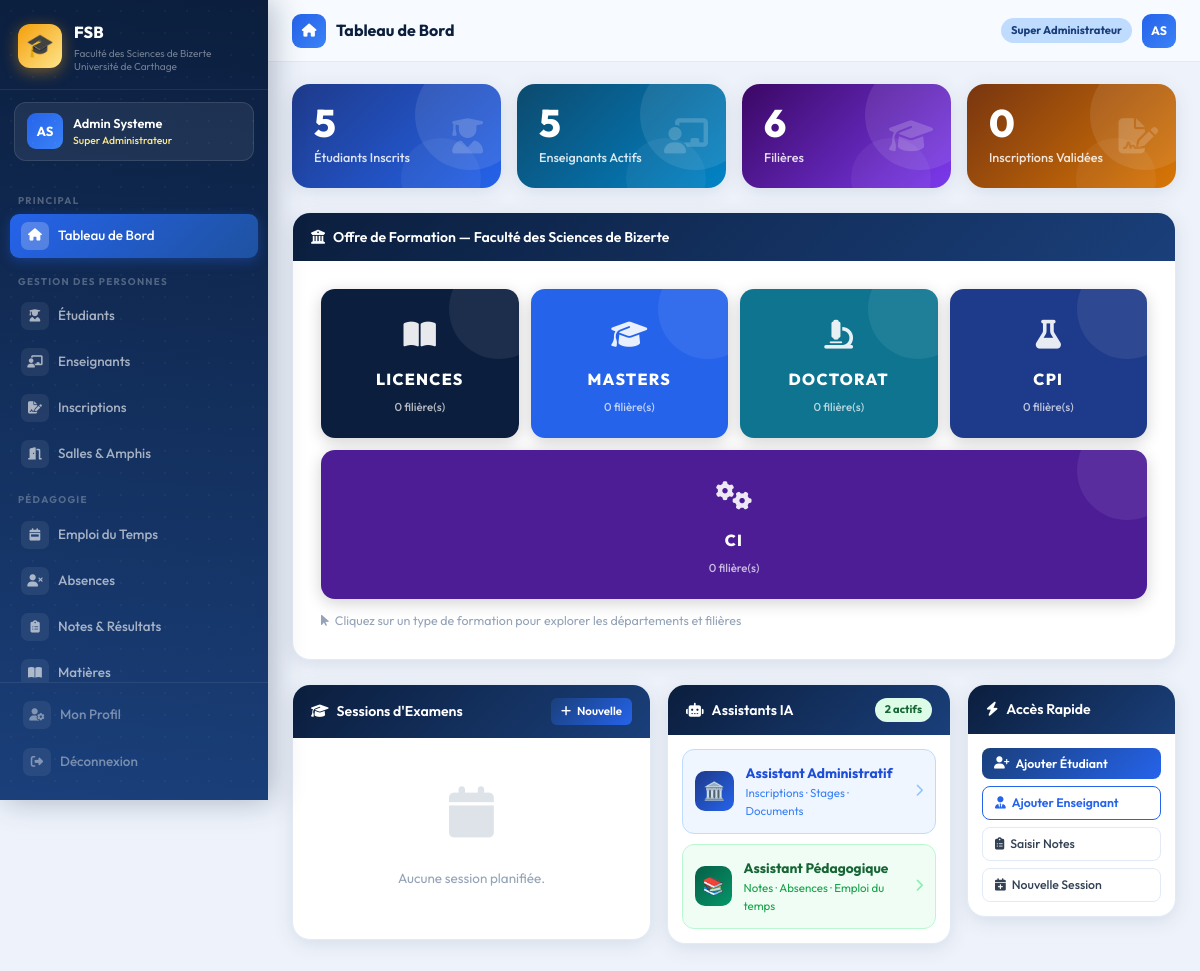
/dashboard/ (signed in), run on an earlier commit of the app's database.
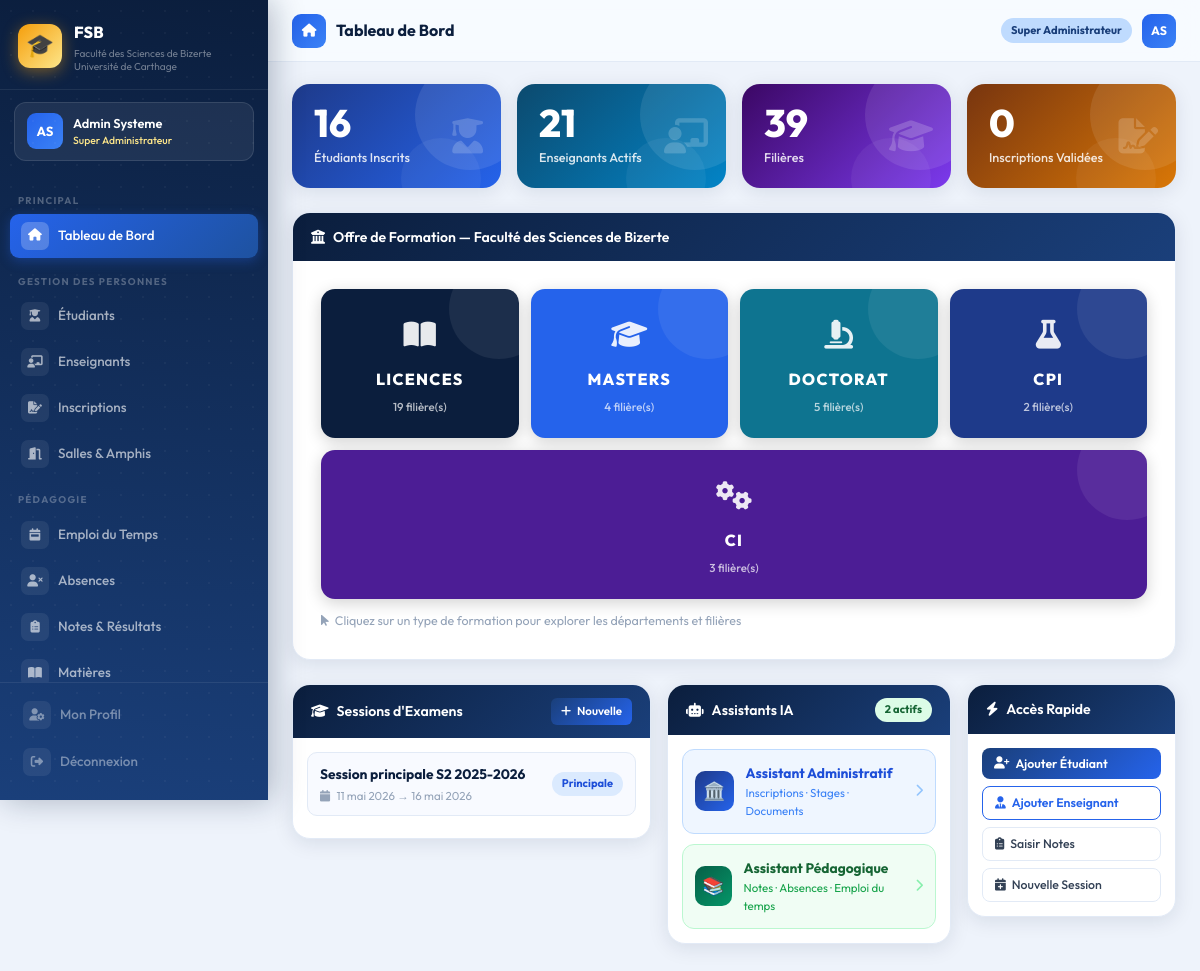
And on a later commit of the database.
### examens/models.py (models this page shows, shortened)
class SessionExamen(models.Model):
    TYPE_CHOICES = [
        ('principale', 'Principale'),
        ('rattrapage',  'Rattrapage'),
    ]
    nom                 = models.CharField(max_length=100)
    type_session        = models.CharField(max_length=15, choices=TYPE_CHOICES)
    annee_universitaire = models.CharField(max_length=9)
    semestre            = models.IntegerField(choices=[(1,'S1'),(2,'S2')])
    date_debut          = models.DateField()
    date_fin            = models.DateField()

### administration/views.py (the view)
# urls.py: path('', views.dashboard, name='dashboard'),
@login_required
def dashboard(request):
    from pedagogie.models import Note, Absence
    stats = {
        'nb_etudiants':    Etudiant.objects.filter(statut='inscrit').count(),
        'nb_enseignants':  Enseignant.objects.filter(actif=True).count(),
        'nb_filieres':     Filiere.objects.count(),
        'nb_inscriptions': Inscription.objects.filter(statut='valide').count(),
    }
    formations = {
        'licence':  Filiere.objects.filter(type_formation='licence').count(),
        'master':   Filiere.objects.filter(type_formation='master').count(),
        'doctorat': Filiere.objects.filter(type_formation='doctorat').count(),
        'cpi':      Filiere.objects.filter(type_formation='cpi').count(),
        'ci':       Filiere.objects.filter(type_formation='ci').count(),
    }
    sessions_recentes = SessionExamen.objects.order_by('-date_debut')[:3]
    return render(request, 'administration/dashboard.html', {
        'stats':      stats,
        'formations': formations,
        'sessions':   sessions_recentes,
    })

### accounts/models.py (called while the page is built)
    @property
    def is_super_admin(self):
        return self.role == 'super_admin'

### templates/administration/dashboard.html (shortened to what the changed rows need)
{% extends 'base.html' %}
{% load static %}
{% block content %}
<div class="row g-3 mb-4">
  <div class="col-xl-3 col-md-6 fu fu1">
    <div class="stat-card sc-blue">
      <div class="stat-num">{{ stats.nb_etudiants }}</div>
      <div class="stat-label">Étudiants Inscrits</div>
      <i class="fas fa-user-graduate stat-icon"></i>
    </div>
  </div>
  <div class="col-xl-3 col-md-6 fu fu2">
    <div class="stat-card sc-cyan">
      <div class="stat-num">{{ stats.nb_enseignants }}</div>
      <div class="stat-label">Enseignants Actifs</div>
      <i class="fas fa-chalkboard-teacher stat-icon"></i>
    </div>
  </div>
  <div class="col-xl-3 col-md-6 fu fu3">
    <div class="stat-card sc-violet">
      <div class="stat-num">{{ stats.nb_filieres }}</div>
      <div class="stat-label">Filières</div>
      <i class="fas fa-graduation-cap stat-icon"></i>
    </div>
  </div>
</div>
<div class="card-fsb fu fu1 mb-4">
  <div class="card-fsb-body" style="padding:28px">
    <div style="display:flex;flex-wrap:wrap;gap:12px;margin-bottom:8px">
      <a href="{% url 'administration:formation_detail' 'licence' %}"
        style="flex:1;min-width:160px;text-decoration:none">
        <div class="formation-btn" style="background:#0b1e3d">
          <div class="fb-icon"><i class="fas fa-book-open"></i></div>
          <div class="fb-label">LICENCES</div>
          <div class="fb-count">{{ formations.licence }} filière(s)</div>
        </div>
      </a>
      <a href="{% url 'administration:formation_detail' 'master' %}"
        style="flex:1;min-width:160px;text-decoration:none">
        <div class="formation-btn" style="background:#2563eb">
          <div class="fb-icon"><i class="fas fa-graduation-cap"></i></div>
          <div class="fb-label">MASTERS</div>
          <div class="fb-count">{{ formations.master }} filière(s)</div>
        </div>
      </a>
      <a href="{% url 'administration:formation_detail' 'doctorat' %}"
        style="flex:1;min-width:160px;text-decoration:none">
        <div class="formation-btn" style="background:#0e7490">
          <div class="fb-icon"><i class="fas fa-microscope"></i></div>
          <div class="fb-label">DOCTORAT</div>
          <div class="fb-count">{{ formations.doctorat }} filière(s)</div>
        </div>
      </a>
      <a href="{% url 'administration:formation_detail' 'cpi' %}" style="flex:1;min-width:160px;text-decoration:none">
        <div class="formation-btn" style="background:#1e3a8a">
          <div class="fb-icon"><i class="fas fa-flask"></i></div>
          <div class="fb-label">CPI</div>
          <div class="fb-count">{{ formations.cpi }} filière(s)</div>
        </div>
      </a>
      <a href="{% url 'administration:formation_detail' 'ci' %}" style="flex:1;min-width:160px;text-decoration:none">
        <div class="formation-btn" style="background:#4c1d95">
          <div class="fb-icon"><i class="fas fa-cogs"></i></div>
          <div class="fb-label">CI</div>
          <div class="fb-count">{{ formations.ci }} filière(s)</div>
        </div>
      </a>
    </div>
  </div>
</div>
<div class="row g-3">
  <div class="col-lg-5 fu fu2">
    <div class="card-fsb">
      <div class="card-fsb-body" style="padding:14px">
        {% for session in sessions %}
        <div style="display:flex;justify-content:space-between;align-items:center;
                    padding:10px 12px;background:#f8faff;border-radius:10px;
                    margin-bottom:8px;border:1px solid #e2eaf6">
          <div>
            <div style="font-weight:700;font-size:0.86rem;color:#0b1e3d">{{ session.nom }}</div>
            <div style="font-size:0.72rem;color:#94a3b8;margin-top:2px">
              <i class="fas fa-calendar me-1"></i>
              {{ session.date_debut }} → {{ session.date_fin }}
            </div>
          </div>
          <span class="badge-pill
            {% if session.type_session == 'principale' %}b-blue{% else %}b-yellow{% endif %}">
            {{ session.get_type_session_display }}
          </span>
        </div>
        {% empty %}
        <div class="empty-state" style="padding:20px">
          <div class="empty-icon"><i class="fas fa-calendar"></i></div>
          <p>Aucune session planifiée.</p>
        </div>
        {% endfor %}
      </div>
    </div>
  </div>
</div>
{% endblock %}

What changed in the data, as far as the page shows it:
added SessionExamen: nom "Session principale S2 2025-2026", date_debut "11 mai 2026", date_fin "16 mai 2026", type_session "Principale"
Also different on the page:
{{ stats.nb_etudiants }}: "5" → "16"
{{ stats.nb_enseignants }}: "5" → "21"
{{ stats.nb_filieres }}: "6" → "39"
text no longer shown: "0 0 0 0 0 Aucune session planifiée."
text now shown: "19 4 5 2 3"
